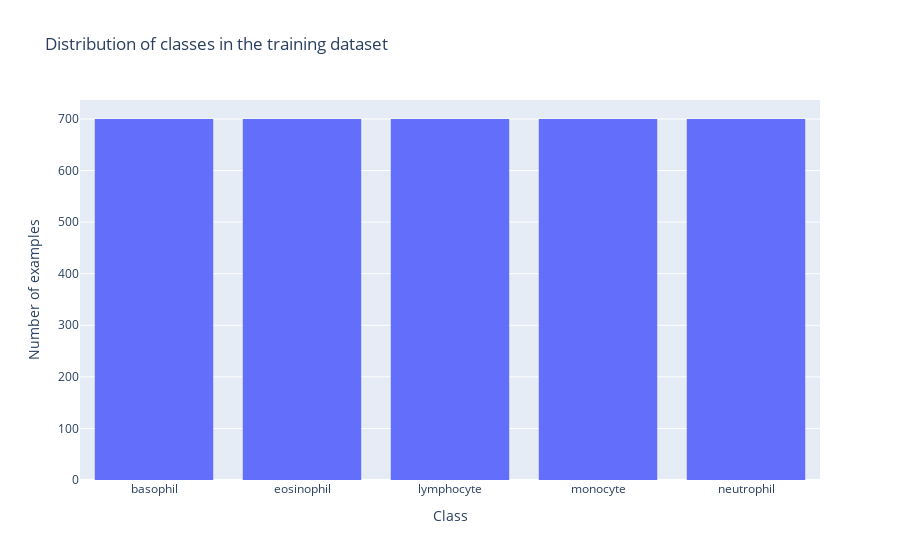
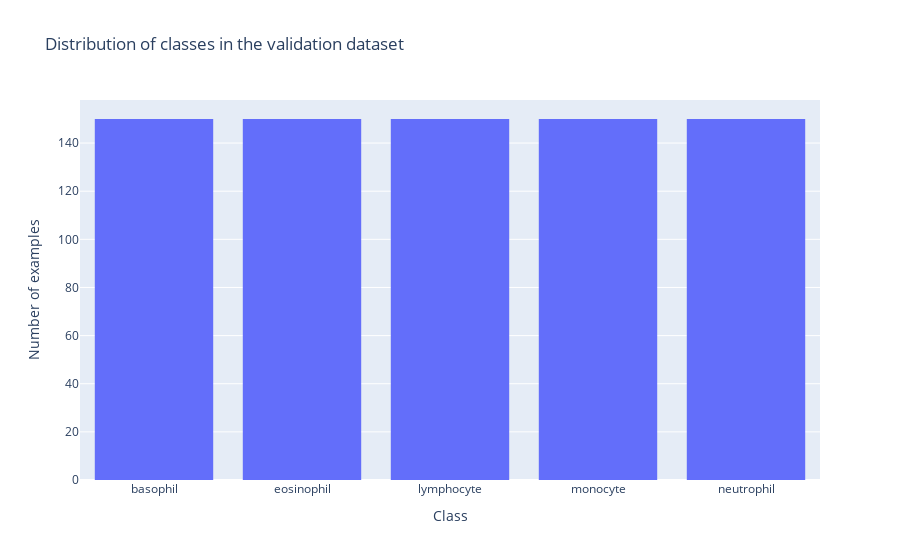
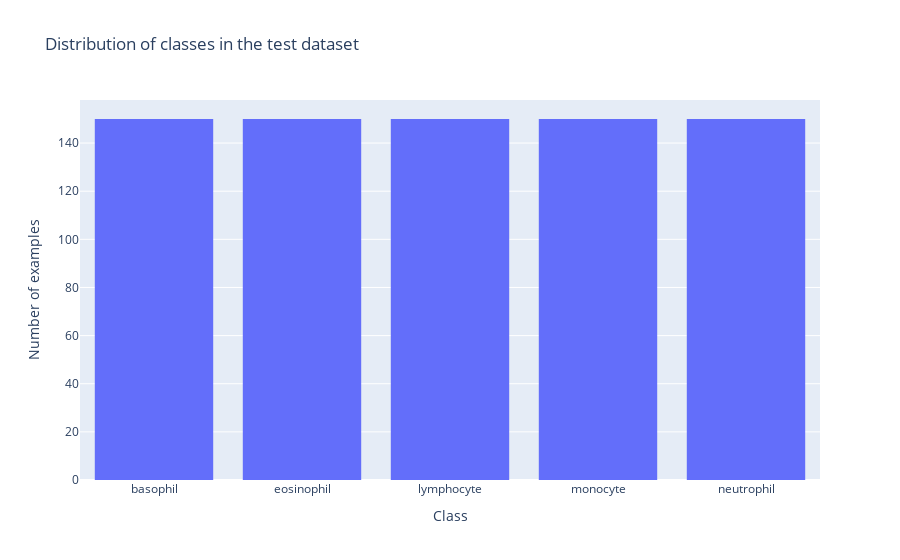

The notebook cell saved with these charts, in order:
### Code cell
train_dataset_fig = plot_class_distribution(
    train_dataset, id2label, dataset_name="training dataset"
)
wandb.log({"class distribution in the training dataset": train_dataset_fig})

validation_dataset_fig = plot_class_distribution(
    validation_dataset, id2label, dataset_name="validation dataset"
)
wandb.log({"class distribution in the validation dataset": validation_dataset_fig})

test_dataset_fig = plot_class_distribution(
    test_dataset, id2label, dataset_name="test dataset"
)
wandb.log({"class distribution in the test dataset": test_dataset_fig})

### Figure 1 — Plotly figure (JSON) as saved in the notebook; plotly's stock layout.template omitted (floating-point values rounded to 4 significant figures; data arrays with more than 128 entries replaced by an {"elided": "..."} marker saying what was removed)
{"data": [{"alignmentgroup": "True", "bingroup": "x", "hovertemplate": "x=%{x}<br>count=%{y}<extra></extra>", "legendgroup": "", "marker": {"color": "#636efa", "pattern": {"shape": ""}}, "name": "", "offsetgroup": "", "orientation": "v", "showlegend": false, "type": "histogram", "x": {"elided": "3500 str values"}, "xaxis": "x", "yaxis": "y"}], "layout": {"barmode": "relative", "legend": {"tracegroupgap": 0}, "title": {"text": "Distribution of classes in the training dataset"}, "xaxis": {"anchor": "y", "domain": [0, 1], "title": {"text": "Class"}}, "yaxis": {"anchor": "x", "domain": [0, 1], "title": {"text": "Number of examples"}}}}

### Figure 2 — Plotly figure (JSON) as saved in the notebook; plotly's stock layout.template omitted (floating-point values rounded to 4 significant figures; data arrays with more than 128 entries replaced by an {"elided": "..."} marker saying what was removed)
{"data": [{"alignmentgroup": "True", "bingroup": "x", "hovertemplate": "x=%{x}<br>count=%{y}<extra></extra>", "legendgroup": "", "marker": {"color": "#636efa", "pattern": {"shape": ""}}, "name": "", "offsetgroup": "", "orientation": "v", "showlegend": false, "type": "histogram", "x": {"elided": "750 str values"}, "xaxis": "x", "yaxis": "y"}], "layout": {"barmode": "relative", "legend": {"tracegroupgap": 0}, "title": {"text": "Distribution of classes in the validation dataset"}, "xaxis": {"anchor": "y", "domain": [0, 1], "title": {"text": "Class"}}, "yaxis": {"anchor": "x", "domain": [0, 1], "title": {"text": "Number of examples"}}}}

### Figure 3 — Plotly figure (JSON) as saved in the notebook; plotly's stock layout.template omitted (floating-point values rounded to 4 significant figures; data arrays with more than 128 entries replaced by an {"elided": "..."} marker saying what was removed)
{"data": [{"alignmentgroup": "True", "bingroup": "x", "hovertemplate": "x=%{x}<br>count=%{y}<extra></extra>", "legendgroup": "", "marker": {"color": "#636efa", "pattern": {"shape": ""}}, "name": "", "offsetgroup": "", "orientation": "v", "showlegend": false, "type": "histogram", "x": {"elided": "750 str values"}, "xaxis": "x", "yaxis": "y"}], "layout": {"barmode": "relative", "legend": {"tracegroupgap": 0}, "title": {"text": "Distribution of classes in the test dataset"}, "xaxis": {"anchor": "y", "domain": [0, 1], "title": {"text": "Class"}}, "yaxis": {"anchor": "x", "domain": [0, 1], "title": {"text": "Number of examples"}}}}
